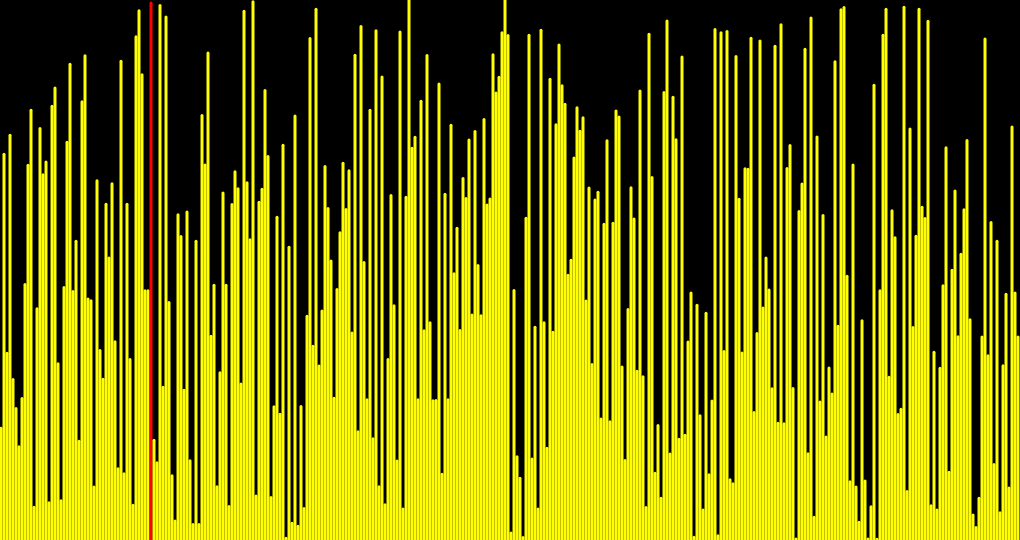
Frame 1 (no input)
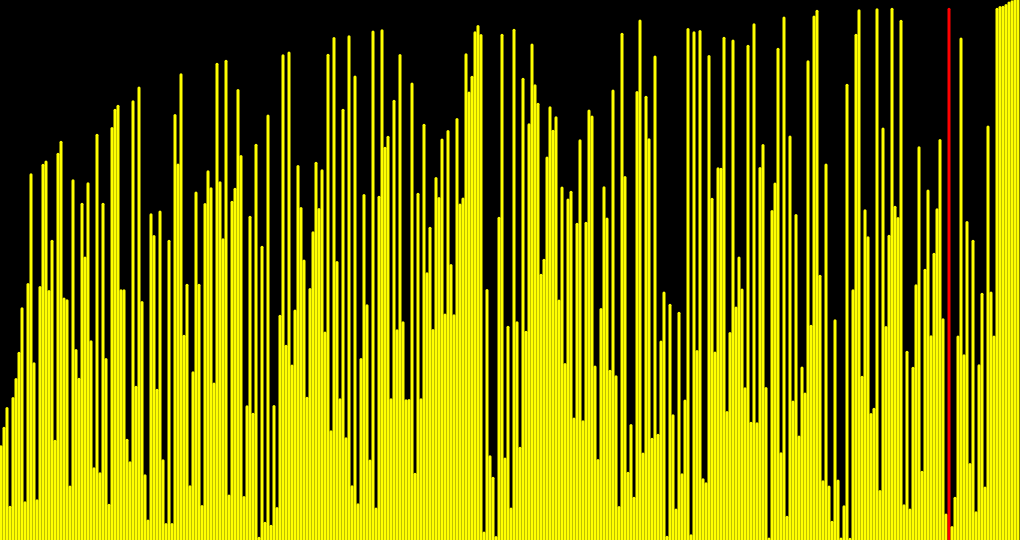
Frame 60 (no input)
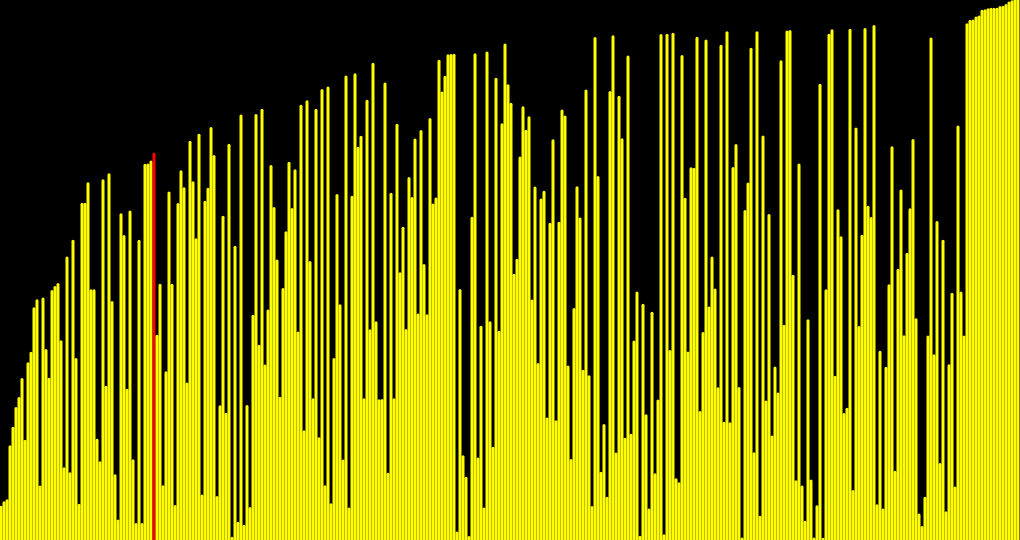
Frame 120 (the mouse pressed at the canvas centre since frame 60)

The p5.js sketch that drew these frames (run headless with seeded random() and noise() and a simulated clock; from frame 60 on, the mouse is pressed at the canvas centre):

// p5.js sketch
// ── sketch.js
let canva;

let values = [];
let i = 0;
let j = 0;
let weight = 3;

// Inspired by Visualizing Algorithms

function setup(){
	canva = createCanvas(1020, 540);
	values = new Array(width/weight);
	strokeWeight(weight);
	for(let i=0; i<values.length; i++){
		values[i] = random(height);
	}

	frameRate(60);
}

function draw(){
	background(0);

	for(let n=0; n<(80 - weight * 10); n++){
		let a = values[j];
		let b = values[j+1];
		if(a > b){
			swap(values, j, j+1);
		}

		j = j + 1;
		if(j >= values.length-i-1){
			j = 0;
			i = i + 1;
		}
	}

	// if(i < values.length){
	// 	for(j=0; j<values.length-i-1; j++){
	// 		let a = values[j];
	// 		let b = values[j+1];
	// 		if(a > b){
	// 			swap(values, j, j+1);
	// 		}
	// 	}
	// }else{
	// 	print("done!");
	// 	noLoop();
	// }

	for(let z=0; z<values.length; z++){
		if(z == j){
			stroke(255, 0, 0);
		}else{
			stroke(255, 255, 0);
		}
		strokeWeight(weight);
		line(z+(z*(weight-1)+1), height, z+(z*(weight-1)+1), height-values[z]);
	}	
}

function swap(arr, a, b){
	let temp = arr[a];
	arr[a] = arr[b];
	arr[b] = temp;
}
